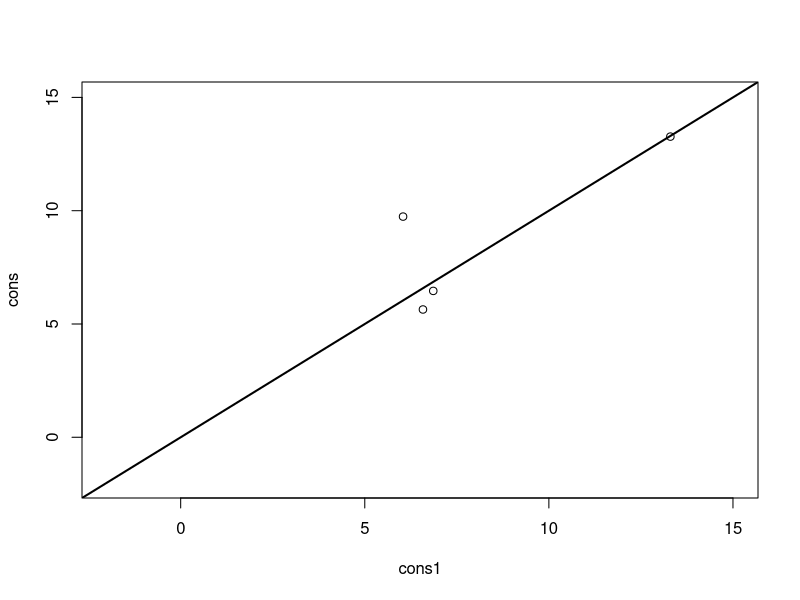
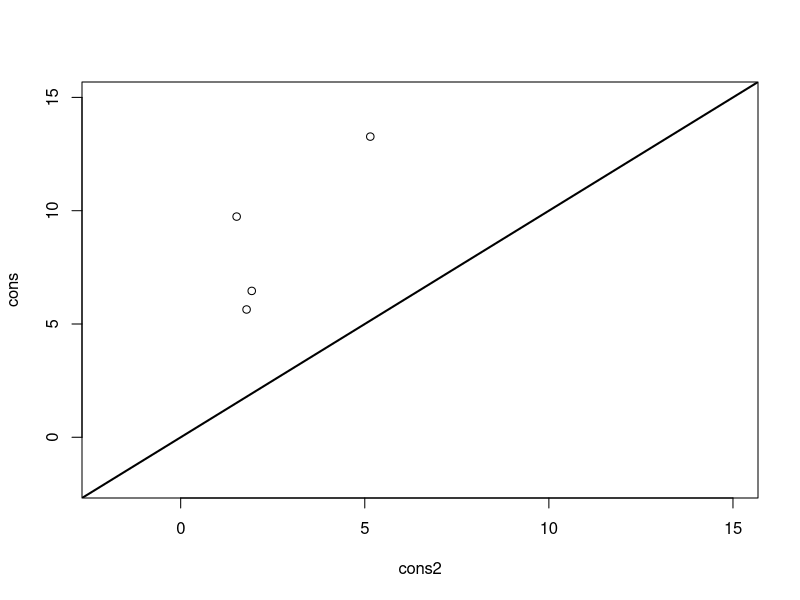

Recreate these plots in R, in order.
# Comment
# Consumption growth
# GDP growth
# 2021-2024 annual
gdp <- c(6.15, 2.52, 2.93, 2.79)
cons <- c(13.27, 9.74, 6.46, 5.64)

# cons = a + b gdp + e
# Pair 1: a=1.0 b=2.0
# Pair 2: a=-1.0 b=1.0

# Make predictions
cons1 <- 1.0 + 2.0*gdp
cons2 <- -1.0 + 1.0*gdp

# Plot predictions against actual values
plot(cons1, cons, xlim=c(-2,15), ylim=c(-2,15))
abline(a=0, b=1, lwd=2)
plot(cons2, cons, xlim=c(-2,15), ylim=c(-2,15))
abline(a=0, b=1, lwd=2)

# Appeal to the loss function
# Which set of coefficients has higher loss?
e1 <- cons - cons1
e2 <- cons - cons2
mean(e1^2)
mean(e2^2)

# We'd choose a=1, b=2 if these were our only
# two choices. But they're not...
# Let R choose the best coefficients for us.
# loss is a function of one argument
# Vector with a as first element
# b as second element
loss <- function(coef) {
  pred <- coef[1] + coef[2]*gdp
  # print(pred)
  error <- cons - pred
  return(mean(error^2))
}
loss(c(1.0, 2.0))
loss(c(-1.0, 1.0))
# optim will choose the parameter vector that
# minimizes the loss function
optim(c(1.0, 2.0), loss)
# (2.83, 1.65) is the coefficient vector minimizing
# MSE for our sample
# Use those coefficients to make predictions on
# other samples
lm(cons ~ gdp)




